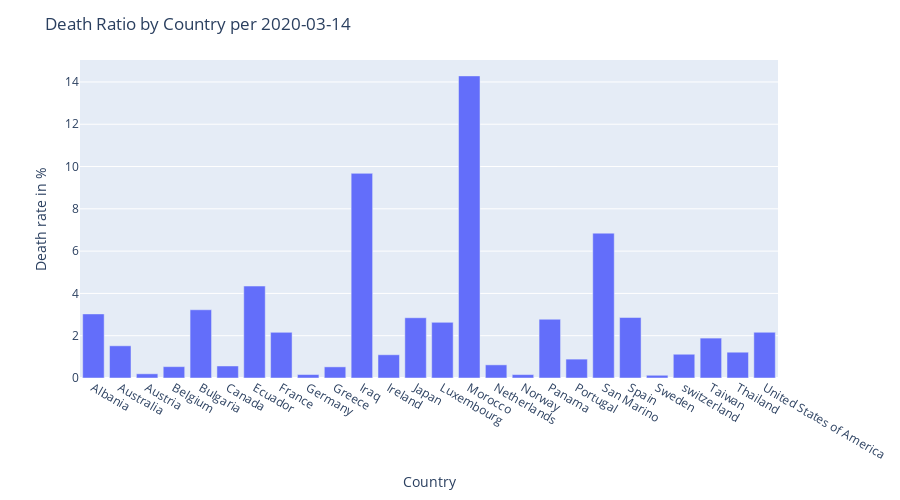

Notebook code cell kept with this figure:
### Markdown cell above
<br><br><br>

## Death ratio by date and by country

<br>

### Code cell
death_rate_by_country(df)

### Figure 1 — Plotly figure (JSON) as saved in the notebook; plotly's stock layout.template omitted (floating-point values rounded to 4 significant figures)
{"data": [{"alignmentgroup": "True", "hoverlabel": {"namelength": 0}, "hovertemplate": "Country=%{x}<br>Death rate in %=%{y}", "legendgroup": "", "marker": {"color": "#636efa"}, "name": "", "offsetgroup": "", "orientation": "v", "showlegend": false, "textposition": "auto", "type": "bar", "x": ["Albania", "Australia", "Austria", "Belgium", "Bulgaria", "Canada", "Ecuador", "France", "Germany", "Greece", "Iraq", "Ireland", "Japan", "Luxembourg", "Morocco", "Netherlands", "Norway", "Panama", "Portugal", "San Marino", "Spain", "Sweden", "switzerland", "Taiwan", "Thailand", "United States of America"], "xaxis": "x", "y": [3.03, 1.523, 0.1984, 0.5367, 3.226, 0.5682, 4.348, 2.158, 0.1633, 0.5263, 9.677, 1.099, 2.849, 2.632, 14.29, 0.6219, 0.161, 2.778, 0.8929, 6.849, 2.86, 0.129, 1.124, 1.887, 1.22, 2.162], "yaxis": "y"}], "layout": {"barmode": "relative", "height": 500, "legend": {"tracegroupgap": 0}, "margin": {"t": 60}, "title": {"text": "Death Ratio by Country per 2020-03-14"}, "xaxis": {"anchor": "y", "domain": [0, 1], "title": {"text": "Country"}}, "yaxis": {"anchor": "x", "domain": [0, 1], "title": {"text": "Death rate in %"}}}}
